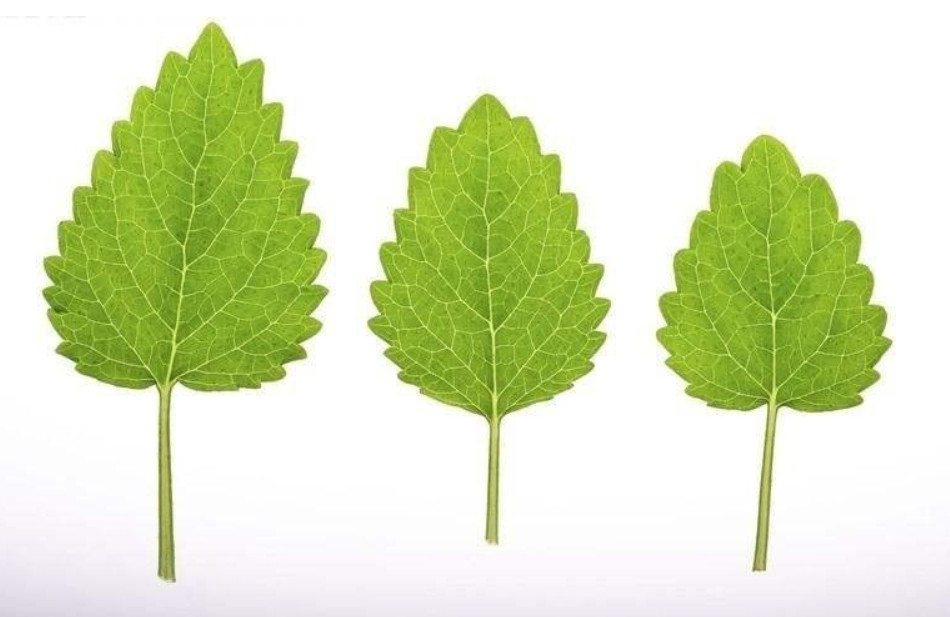
//> input picture 05图像轮廓与图像分割/tree.jpg, 950 x 617 px
$ ./05分水岭算法   (built with g++ and OpenCV 4)
//> lines starting //> are read from the running program, lines starting //| are printed output that depends on the picture; after the words box and inside, x2 and y2 are one past the last pixel; in counts of white or black regions, pixels touching at a corner belong together

#include "opencv2/imgproc/imgproc.hpp"
#include "opencv2/highgui/highgui.hpp"
#include <iostream>
using namespace cv;
using namespace std;


int main(int argc, char** argv)
{


	//01灰度化
	Mat src = imread("tree.jpg");
//> src is the input picture: 617 rows x 950 cols, CV_8UC3; mean B, G, R 191, 228.9, 218.8
	Mat src_gray;
	cvtColor(src, src_gray, COLOR_BGR2GRAY);
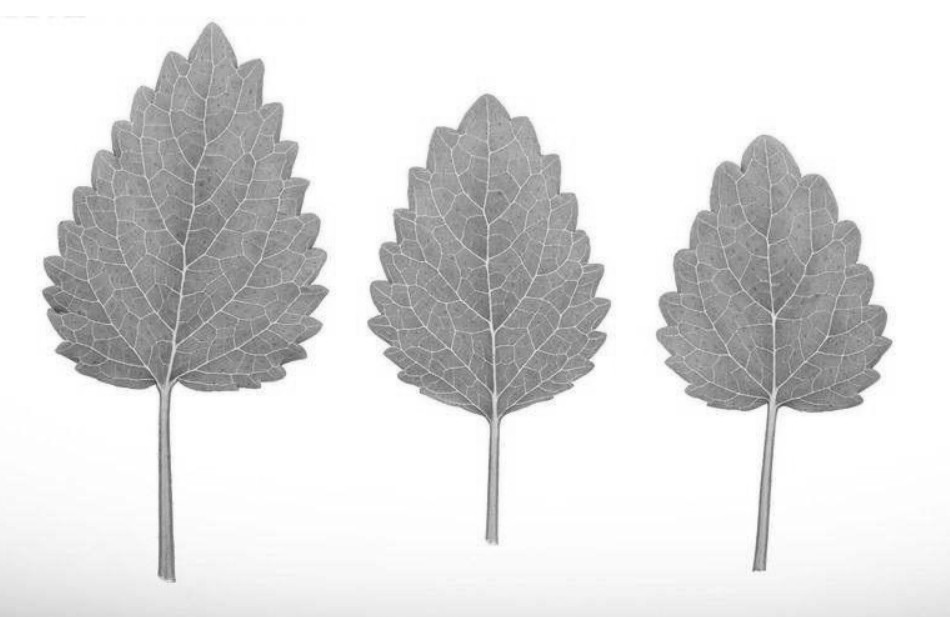
//> src_gray: 617 rows x 950 cols, CV_8UC1; min 65, max 255, mean 221.6
	imshow("src", src);


	//02二值化
	Mat bin;
	threshold(src_gray, bin, 0, 255, THRESH_BINARY_INV | THRESH_OTSU);
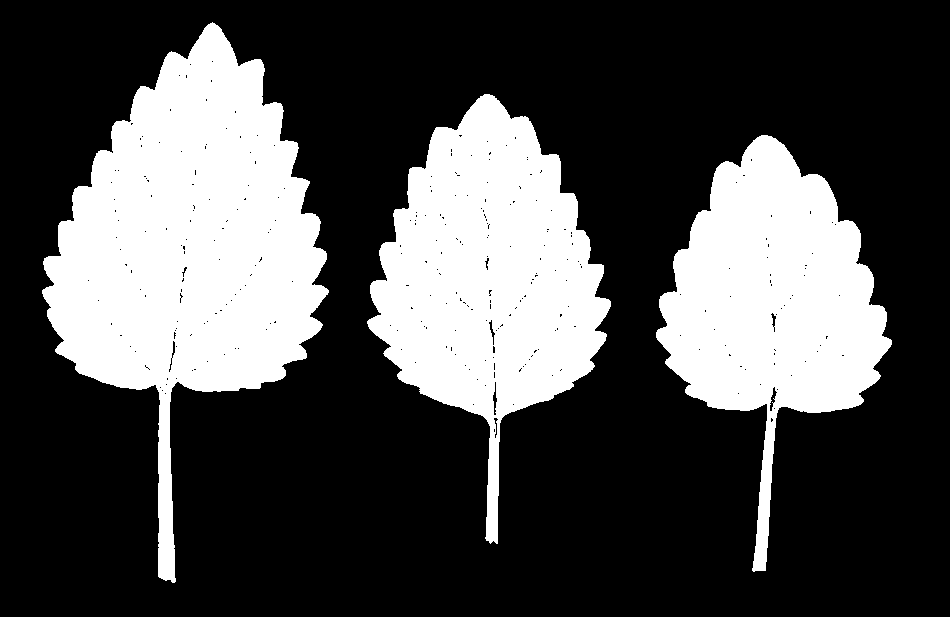
//> bin: 617 rows x 950 cols, CV_8UC1; 29.8% white; 3 white regions, box (x1, y1, x2, y2) and area: (42, 22, 329, 583) 74114, (367, 94, 611, 544) 53785, (656, 135, 892, 572) 46637
	//imshow("bin", bin);

	//03去噪点
	Mat bin_close;
	Mat kernal = getStructuringElement(MORPH_RECT, Size(5, 5));
	morphologyEx(bin, bin_close, MORPH_CLOSE, kernal, Point(-1, -1), 1);
//> bin_close: 617 rows x 950 cols, CV_8UC1; 30% white; 3 white regions, box (x1, y1, x2, y2) and area: (42, 22, 329, 583) 74503, (367, 94, 611, 544) 54294, (656, 135, 892, 572) 46886
	//imshow("bin_close", bin_close);

	//04距离变换
	Mat distance;
	distanceTransform(bin_close, distance, DIST_L1, 3, 5);


	//imshow("dis", distance);
	//距离变换之后的颜色似乎与原来是一样的，这是因为，返回值的色彩空间是浮点数类型的，大于1默认就是白色，所以，经过归一化
	//范围进入0-1之后，才能够看到差别


	//05归一化
	normalize(distance, distance, 1, 0, CV_MINMAX);
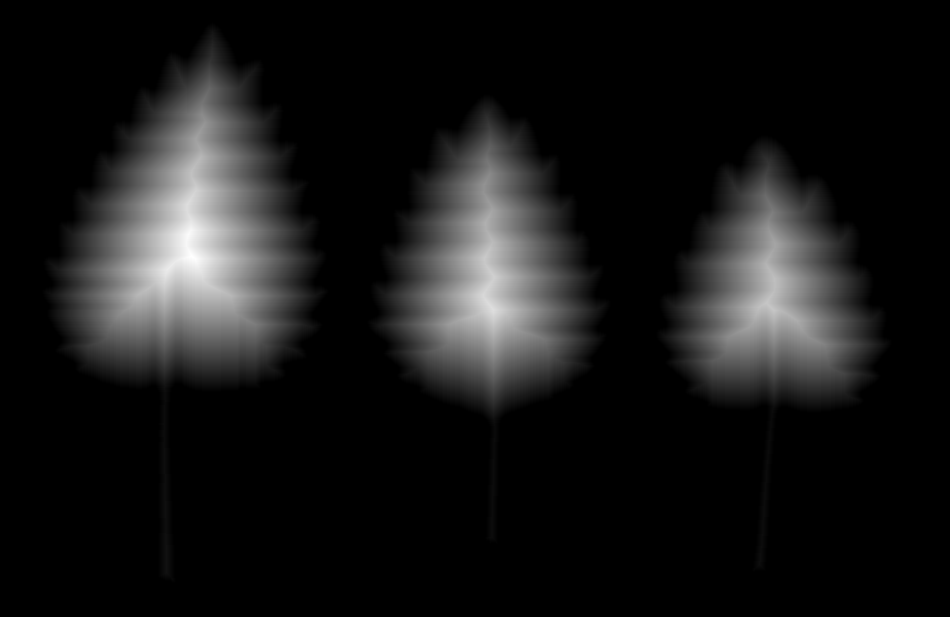
//> distance: 617 rows x 950 cols, CV_32FC1; min 0, max 1, mean 0.0933
	//imshow("dis", distance);


	//06二值化
	Mat dis_bin;
	threshold(distance, dis_bin, 0.4, 1, THRESH_BINARY);
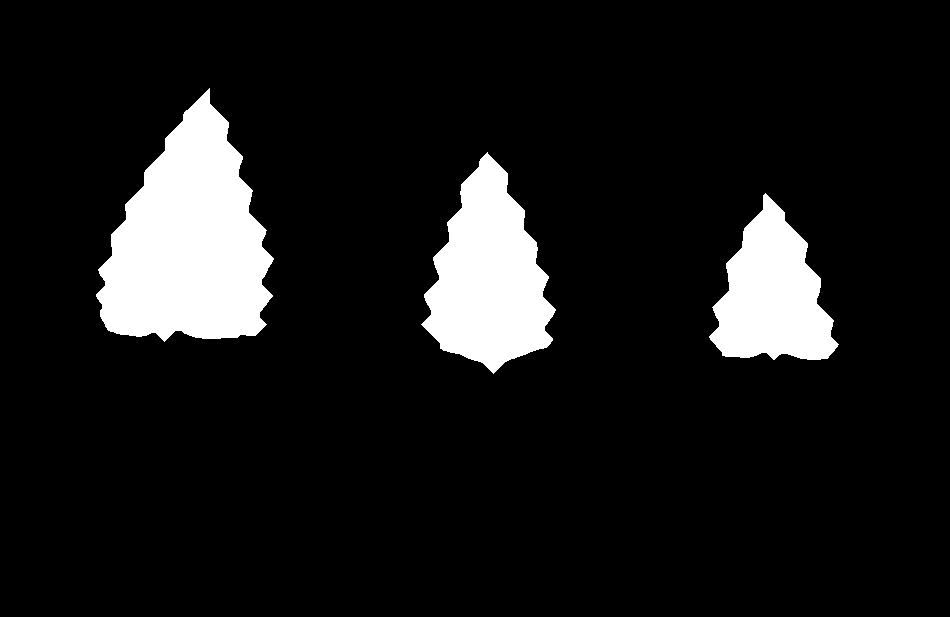
//> dis_bin: 617 rows x 950 cols, CV_32FC1; values 0 (black) and 1 (white), 10% white; 3 white regions, box (x1, y1, x2, y2) and area: (96, 88, 274, 342) 28256, (421, 152, 556, 374) 17631, (709, 193, 839, 360) 12906
	//imshow("dis_bin", dis_bin);


	//07寻找边界
	//fincontours必须是8位单通道的，而距离变换返回的是个CV_32S1类型的，不兼容，必须做图像深度转换
	dis_bin.convertTo(dis_bin, CV_8UC1);
//> dis_bin: 617 rows x 950 cols, CV_8UC1; values 0 (black) and 1 (white), 10% white; 3 white regions
	vector<vector<Point>> contours;
	vector<Vec4i> hierarchy;
	findContours(dis_bin, contours, hierarchy, RETR_TREE, CHAIN_APPROX_SIMPLE);
//> contours = 3 contours; box (x1, y1, x2, y2) and area: (96, 88, 274, 342) 27936, (421, 152, 556, 374) 17382, (709, 193, 839, 360) 12689


	//08填充边界

	Mat mask = Mat::zeros(src.rows, src.cols, CV_32SC1);


	for (int i = 0; i < contours.size(); i++)
	{
		drawContours(mask, contours, i, Scalar::all(i+1),-1);

	}
//> this loop made 3 passes
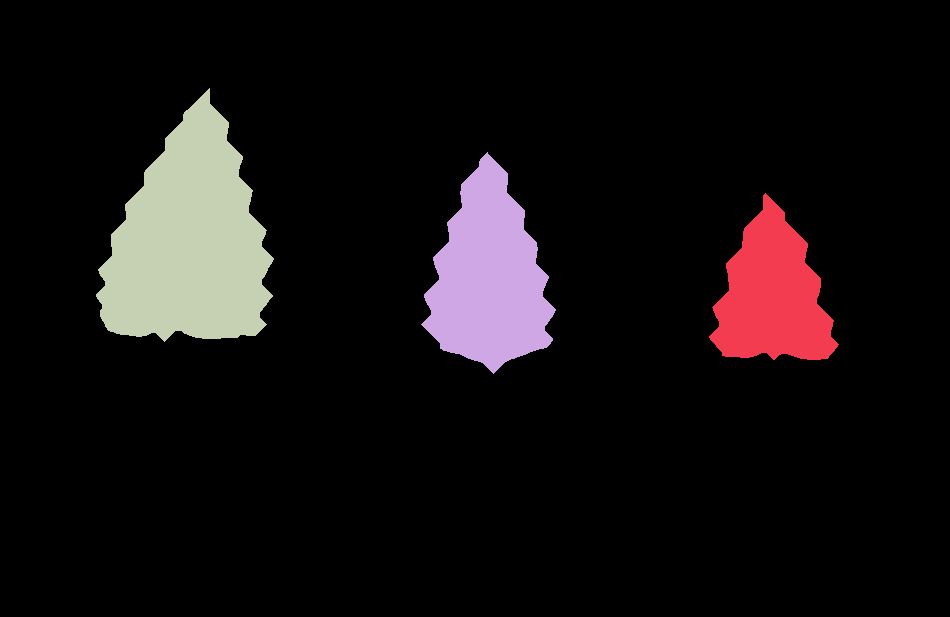
//> mask: 617 rows x 950 cols, CV_32SC1; 4 distinct labels, from 0 to 3; one colour per label, 0 black

	circle(mask, Point(10, 10), 3, Scalar::all(255), -1); //不填充这里，图像会少一个图案
//> mask: 617 rows x 950 cols, CV_32SC1; 5 distinct labels, from 0 to 255

	//imshow("mask", mask); //mask必须是CV_32S类型的并且是单通道的

	//09分水岭算法
	watershed(src, mask);
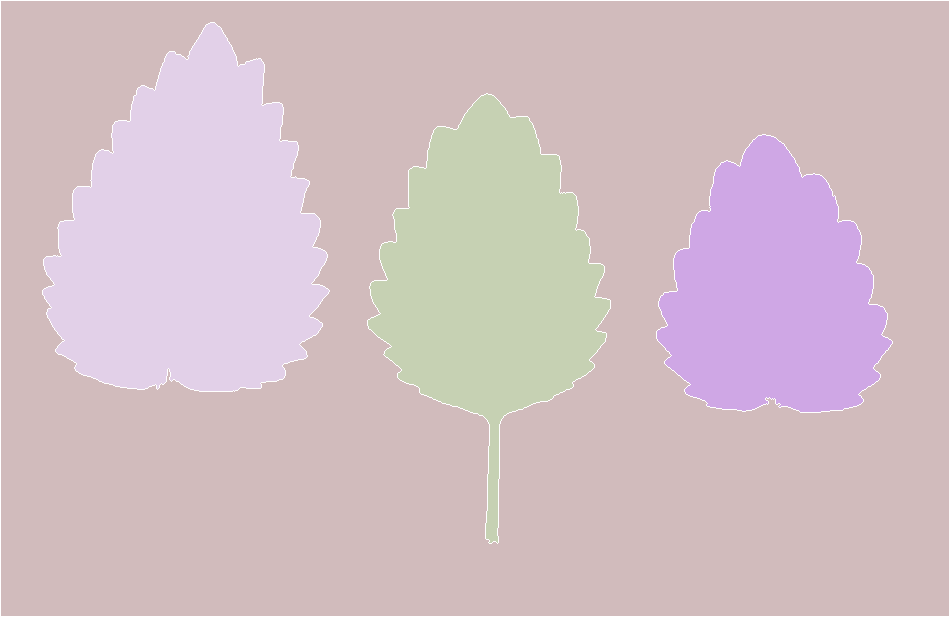
//> mask: 617 rows x 950 cols, CV_32SC1; 5 distinct labels, from -1 to 255; one colour per label, 0 black, -1 white


	//10色彩填充
	vector<Vec3b> colors;
	Vec3b s;
	int64 t = getTickCount();
	RNG rng(t);
	for (int i = 0; i < contours.size(); i++)
	{
		int b = rng.uniform(0, 255);
		int g = rng.uniform(0, 255);
		int r = rng.uniform(0, 255);

		s = Vec3b(b,g,r);
		colors.push_back(s);
	}

	Mat water_mask(mask.size(),CV_8UC3);
	for (int i = 0; i < water_mask.rows; i++)
	{

		for (int j = 0; j < water_mask.cols; j++)
		{
			int index = mask.at<int>(i, j);
			if (index > 0 && index <= contours.size())
			{
				water_mask.at<Vec3b>(i, j) = colors[index - 1];

			}
			else
			{
				water_mask.at<Vec3b>(i, j) = Vec3b(0,0,0);
			}
		}
	}
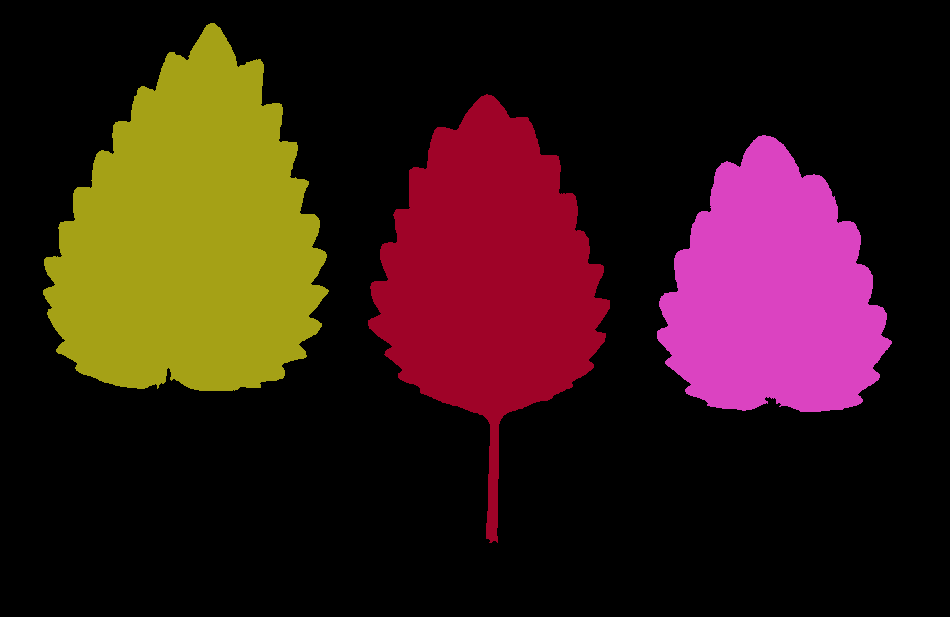
//> water_mask: 617 rows x 950 cols, CV_8UC3; mean B, G, R 20.9, 24.8, 51
	imshow("water_mask", water_mask);


	waitKey(0);
	return 0;
}

$ run again, with 05图像轮廓与图像分割/2.jpg copied over 05图像轮廓与图像分割/tree.jpg
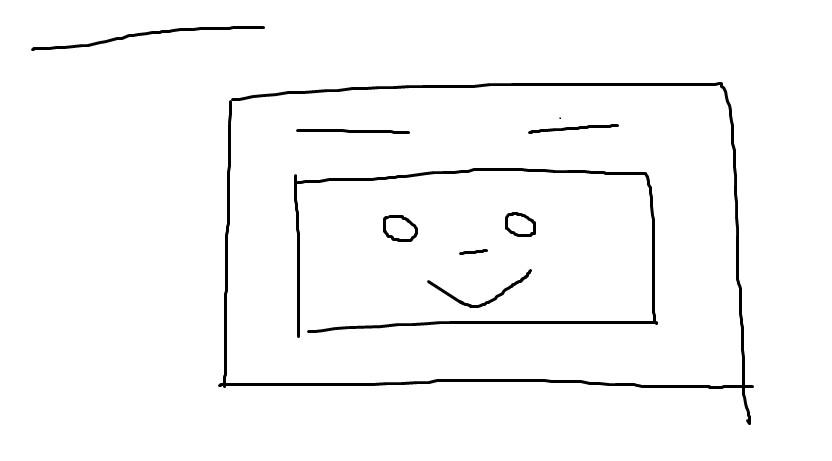
//> input picture 05图像轮廓与图像分割/2.jpg, 832 x 461 px
//> src is the input picture: 461 rows x 832 cols, CV_8UC3; min 0, max 255, mean 248.1
//> bin: 461 rows x 832 cols, CV_8UC1; 2.7% white; 10 white regions (1 under 20 px), largest, box (x1, y1, x2, y2) and area: (218, 82, 754, 425) 4997, (294, 168, 658, 338) 3059, (31, 26, 265, 51) 714
//> bin_close: 461 rows x 832 cols, CV_8UC1; 2.7% white; 10 white regions (1 under 20 px), largest, box (x1, y1, x2, y2) and area: (218, 82, 754, 425) 5006, (294, 168, 658, 338) 3062, (31, 26, 265, 51) 714
//> contours = 13 contours, 5 with area under 20; largest, box (x1, y1, x2, y2) and area: (219, 83, 753, 424) 150989, (224, 84, 744, 388) 150906, (384, 216, 417, 241) 630, (384, 216, 417, 241) 592, (506, 213, 535, 236) 510, (506, 214, 535, 236) 470, (428, 270, 531, 307) 67, (295, 169, 657, 337) 41
//> the loop `for (int i = 0; i < contours.size(); i++)` made 13 passes
//> after the loop `for (int i = 0; i < contours.size(); i++)`:
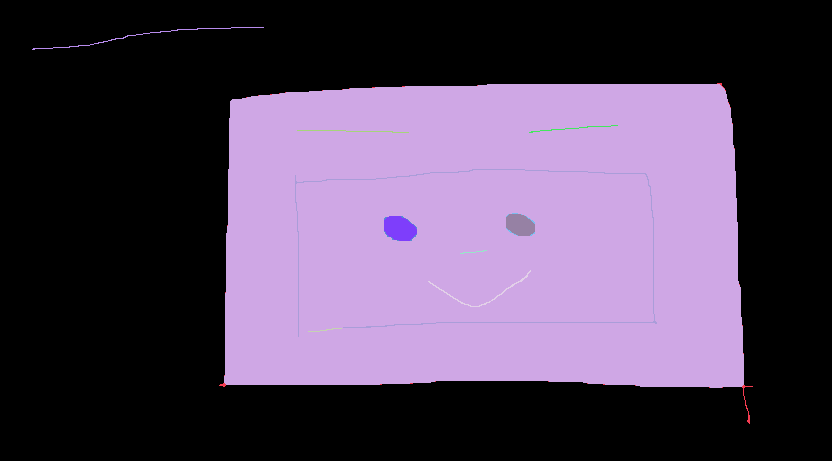
//> mask: 461 rows x 832 cols, CV_32SC1; 14 distinct labels, from 0 to 13; one colour per label, 0 black
//> after the loop `for (int i = 0; i < water_mask.rows; i++)`:
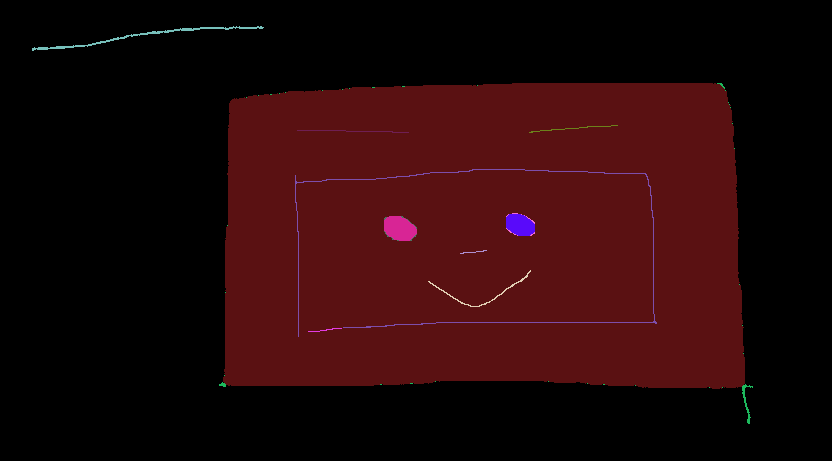
//> water_mask: 461 rows x 832 cols, CV_8UC3; mean B, G, R 8.5, 7.4, 36.4

$ run again, with 05图像轮廓与图像分割/3.jpg copied over 05图像轮廓与图像分割/tree.jpg
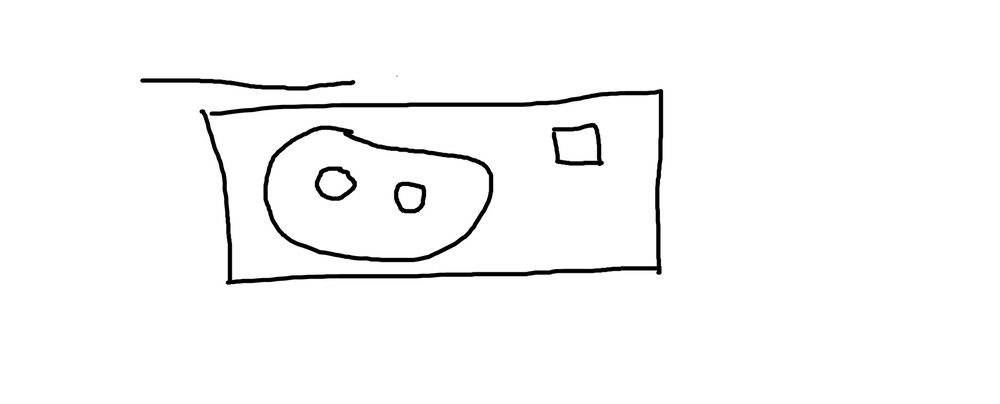
//> input picture 05图像轮廓与图像分割/3.jpg, 1000 x 404 px, shrunk from 1907 x 770 before the run
//> src is the input picture: 404 rows x 1000 cols, CV_8UC3; min 0, max 255, mean 248.6
//> bin: 404 rows x 1000 cols, CV_8UC1; 2.5% white; 6 white regions, box (x1, y1, x2, y2) and area: (200, 89, 663, 285) 5228, (263, 126, 493, 262) 2544, (140, 78, 355, 91) 986, (552, 123, 604, 166) 667, (315, 167, 357, 201) 476, (394, 182, 426, 213) 395
//> bin_close: 404 rows x 1000 cols, CV_8UC1; 2.6% white; 6 white regions, box (x1, y1, x2, y2) and area: (200, 89, 663, 285) 5257, (263, 126, 493, 262) 2551, (140, 78, 355, 91) 989, (552, 123, 604, 166) 669, (315, 167, 357, 201) 484, (394, 182, 426, 213) 395
//> contours = 186 contours, 185 with area under 20; largest, box (x1, y1, x2, y2) and area: (343, 130, 360, 140) 27
//> `watershed(src, mask);`:
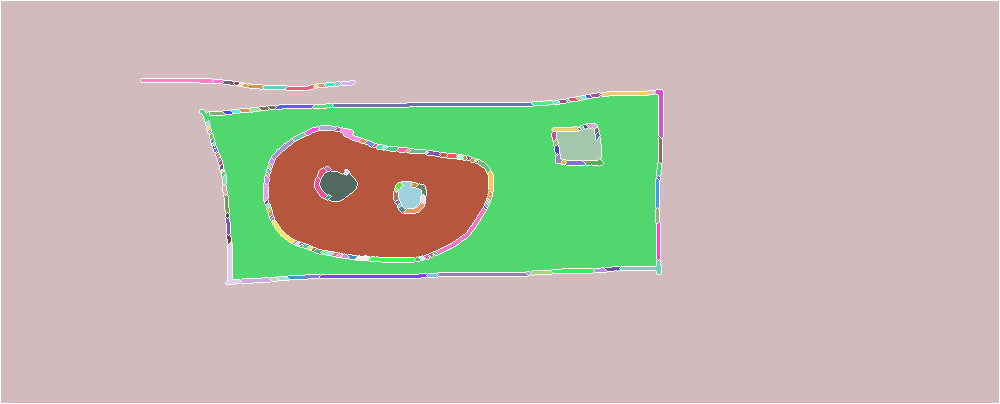
//> mask: 404 rows x 1000 cols, CV_32SC1; 188 distinct labels, from -1 to 255; one colour per label, 0 black, -1 white
//> `imshow("water_mask", water_mask);`:
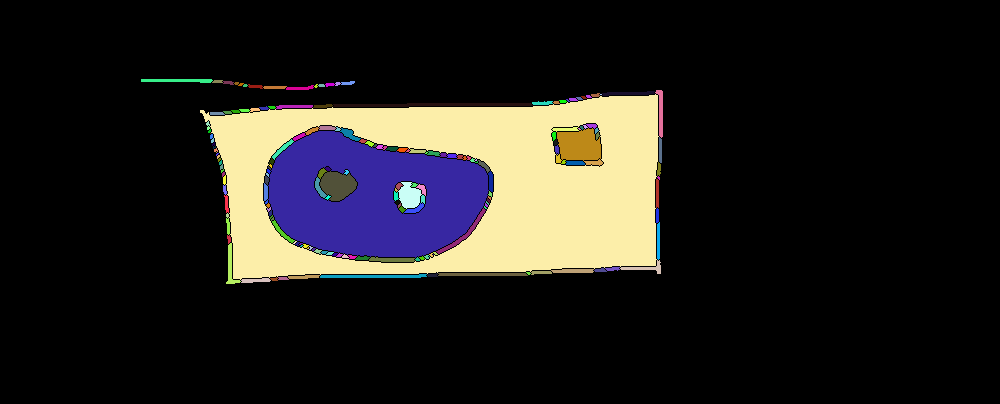
//> window 'water_mask': 404 rows x 1000 cols, CV_8UC3; mean B, G, R 29.2, 31.8, 34.1

$ run again, with 05图像轮廓与图像分割/4.jpg copied over 05图像轮廓与图像分割/tree.jpg
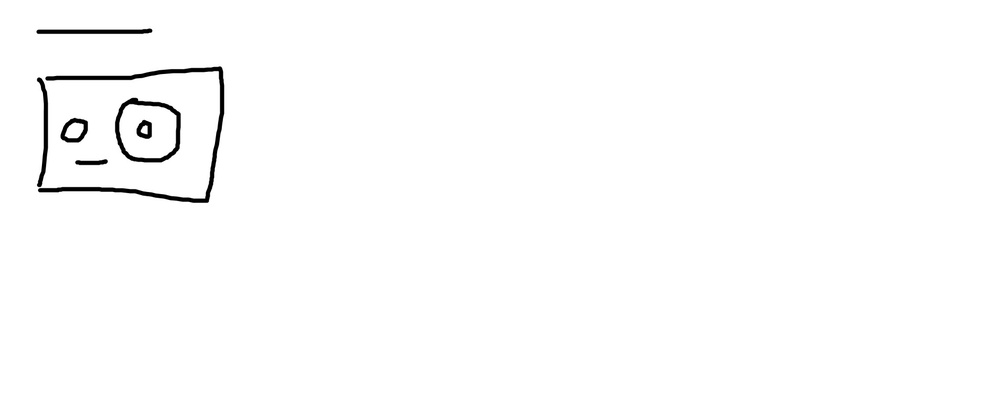
//> input picture 05图像轮廓与图像分割/4.jpg, 1000 x 404 px, shrunk from 1907 x 770 before the run
//> src is the input picture: 404 rows x 1000 cols, CV_8UC3; min 0, max 255, mean 252.2
//> bin: 404 rows x 1000 cols, CV_8UC1; 1.1% white; 7 white regions, largest, box (x1, y1, x2, y2) and area: (38, 66, 224, 203) 1982, (115, 98, 181, 162) 879, (36, 29, 152, 34) 462
//> bin_close: 404 rows x 1000 cols, CV_8UC1; 1.1% white; 6 white regions, box (x1, y1, x2, y2) and area: (37, 66, 224, 203) 2469, (115, 98, 181, 162) 881, (36, 29, 152, 34) 462, (61, 118, 88, 143) 308, (137, 120, 152, 139) 191, (75, 159, 108, 165) 136
//> contours = 10 contours; largest, box (x1, y1, x2, y2) and area: (38, 67, 223, 202) 20804, (40, 69, 222, 201) 20092, (116, 99, 180, 161) 3227, (117, 102, 178, 160) 2915, (62, 119, 87, 142) 408
//> the loop `for (int i = 0; i < contours.size(); i++)` made 10 passes
//> after the loop `for (int i = 0; i < water_mask.rows; i++)`:
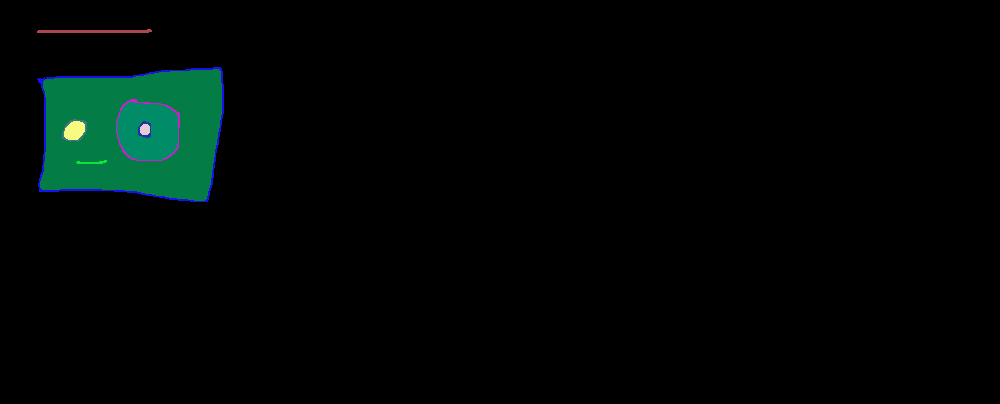
//> water_mask: 404 rows x 1000 cols, CV_8UC3; mean B, G, R 4.7, 6.5, 0.8
